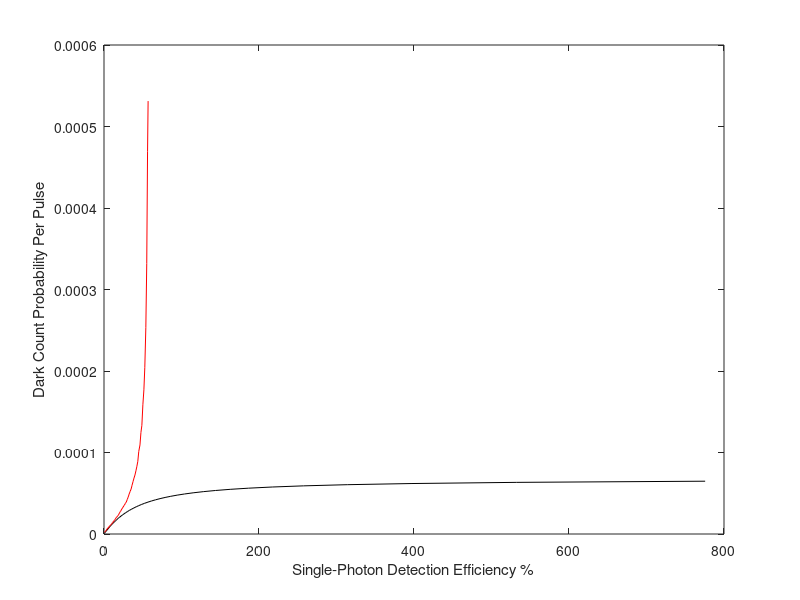

This chart was generated by the following MATLAB code:
close all
clear all
clc

%% list of given values

%% list of given values
frequency=1e9;    %frequency`````````````````````````````````````````````````````````````````````````(C)
delta_T=1/(frequency);  %time between successive gate pulse .....sum of tou and holdoff time``````````(C)
tou = 400e-12;%360e-12;     % delta_t/5000    %second ----- gate pulse width````````````````````````````````````````````````(C)
tou_d=(delta_T-tou)/50 ;  %hold of time of the gate............maximum detrapping time ```````````````(C)....calculated
%tou_d,smaller the better
q_charge=1.6e-19;   % charge
%effective transit time
N_0=0.10;            %photon per pulse`````````````````````````````````````````````````(C)+- 5%
P_ph=1-exp(-N_0);     %probability of pulse containing photon

%---------------------------------------%
N_tr =1e8;          % trapped carrier  per pulse
N_tr0 = 1e6;      % trapped carrier per pulse----- 1% of total carrier----- there is an equation
I_DM = .01e-12;     % primary dark current......1p /10p....kang
M_o=10;             %DC gain....30/40
GB=25e9;            %gain bandwidth product
c=0.01;                %ration of trapped carries to the total carrier per avalanche pulse
Mg=1e8;             %gaiger mode gain
t_tr_star = M_o/(2*pi*GB);
%--------------------------------





%%%%%%%%%%%%%%%%%%%%%%%%%%%%%% equations%%%%%%%%%%%%%%%%
tolarence_pd=1e-10;
tolarence_pon=1e-10;

%%%% Readin the values from cvs file
Pd_red_20c=csvread('red_20c.csv');
Pd_expe=Pd_red_20c(:,2)';
SPDE_expe=Pd_red_20c(:,1)';
I_dm=.1e-6;%%Most reasonable value
V=linspace(25,64,length(Pd_expe));
Pa=linspace(.01,1,length(Pd_expe));
V_BR=65;
n=2;

P_=196e-9;
h=6.63e-34;



M=(1./(1-((V./V_BR).^(n))));
%M=(1./(1-((V_BR./V).^(n))));
I_ph=(I_dm).*M;
%


for i=1:length(V)
 QE(i)=((I_ph(i)./P_)*((h*3e8)/(q_charge*1550e-9)));
 
    delta_pd=1;
    delta_pd_old=0;
    delta_pd_sum=0;
    pd_val=0.01;
    
    delta_pon=1;
    delta_pon_old=0;
    delta_pon_sum=0;
    pon_val=0.02;
    pd_temp=0;
    pon_temp=0;
    iteration(i) =0;
   while (tolarence_pd < delta_pd) && ( tolarence_pon  <  delta_pon )
        if tolarence_pd<delta_pd
            pd_temp=1-exp(-Pa(i)*(I_DM*tou/q_charge + I_DM*(M_o ).^2/(2*pi*q_charge*GB)+...
                pd_val*N_tr*((exp(tou/tou_d)-1)/(exp(delta_T/tou_d)-1)+...
                (exp(t_tr_star/tou_d)-1)/(exp(delta_T/tou_d)-1))));
            delta_pd=pd_val-pd_temp;
            delta_pd_sum=delta_pd_sum+delta_pd;  %
            pd_val=pd_temp;
        end
        
        if tolarence_pon < delta_pd
            pon_temp = 1-exp(-Pa(i)*(I_DM*tou/q_charge + I_DM*M_o.^2/(2*pi*q_charge*GB)+...
                pon_val*N_tr*((exp(tou/tou_d)-1)/(exp(delta_T/tou_d)-1)+...
                (exp(t_tr_star/tou_d)-1)/(exp(delta_T/tou_d)-1)) + QE(i)*N_0));
            delta_pon = pon_val - pon_temp;
            delta_pon_sum=delta_pon_sum+delta_pon;  %
            pon_val=pd_temp;
        end   
        SPDE_temp=(pon_temp - pd_temp)/P_ph;
         
        iteration(i) = iteration(i) +1;
    end
    SPDE(i)=SPDE_temp;
    SPDE(i)=100*SPDE(i);
    Pd(i)=pd_temp;
%    Pa=SPDE_temp./QE(i);
    Pon(i)=pon_temp;
end
figure(1)
semilogy(SPDE,Pd,'k',SPDE_expe,Pd_expe,'r');
plot(SPDE,Pd,'k',SPDE_expe,Pd_expe,'r');
xlabel('Single-Photon Detection Efficiency %');
ylabel('Dark Count Probability Per Pulse'); 
% 
  %figure(2)
% subplot(2,1,1)
 % semilogy(SPDE,Pd,'k');
 %xlabel('Single-Photon Detection Efficiency %');
  %ylabel('Dark Count Probability Per Pulse'); 
   
  %subplot(2,1,2)
 %semilogy(SPDE_expe,Pd_expe,'r');
 %xlabel('Single-Photon Detection Efficiency %');
  %ylabel('Dark Count Probability Per Pulse'); 
   
